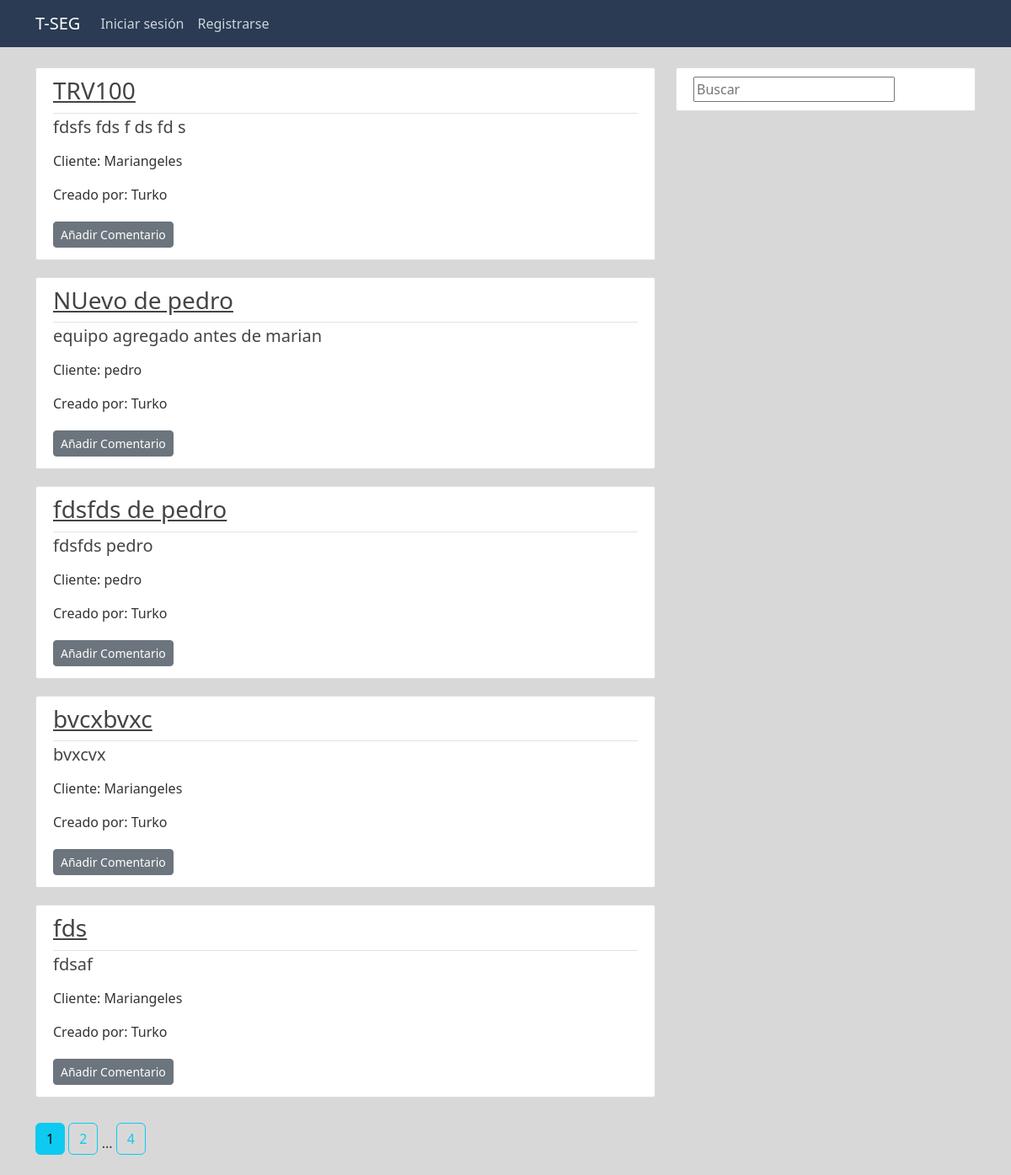
/all_equipments, run on the app's committed database.
### tseg/models.py (models this page shows, shortened)
class Equipment(db.Model):
	id = db.Column(db.Integer, primary_key=True)
	title = db.Column(db.String(150), unique=False, nullable=False)
	date_created = db.Column(db.DateTime, nullable=False, default=datetime.utcnow)
	last_modified = db.Column(db.DateTime, nullable=False, default=datetime.utcnow)
	content = db.Column(db.Text, nullable=False)
	user_id = db.Column(db.Integer, db.ForeignKey('user.id'), nullable=False)
	client_id = db.Column(db.Integer, db.ForeignKey('client.id'), nullable=True)

class Client(db.Model):
	id = db.Column(db.Integer, primary_key=True)
	client_name = db.Column(db.String(150), unique=False, nullable=False)
	business_name = db.Column(db.String(150), unique=False, nullable=False)
	contact = db.Column(db.String(250), unique=False, nullable=False)
	comments = db.Column(db.Text)
	user_id = db.Column(db.Integer, db.ForeignKey('user.id'), nullable=False)
	equipments = db.relationship('Equipment', backref='owner', lazy=True)

class User(db.Model, UserMixin):
	id = db.Column(db.Integer, primary_key=True)
	username = db.Column(db.String(30), unique=True, nullable=False)
	email = db.Column(db.String(50), unique=True, nullable=False)
	image_file = db.Column(db.String(20), nullable=False, default='default.jpg')
	password = db.Column(db.String(32), unique=True, nullable=False)
	posts = db.relationship('Post', backref='author', lazy=True) #lazy permite busqueda por esa relacion
	clients = db.relationship('Client', backref='author_cl', lazy=True)
	equipments = db.relationship('Equipment', backref='author_eq', lazy=True)

### tseg/equipments/routes.py (the view)
@equipments.route("/all_equipments")
def all_equipments(client_id=None):
	page = request.args.get('page', 1, type=int) # num pagina de mensajes
	all_equips = Equipment.query.order_by(Equipment.date_created.desc()).paginate(page=page, per_page=5)
	return render_template('all_equipments.html',
							all_equipments=all_equips,
							title='Equipos')

### tseg/templates/all_equipments.html
{% extends "layout.html" %}
{% block content %}
    {% for equipment in all_equipments.items %}
        <article class="media content-section">
          	<div class="media-body">
            	<div class="article-metadata">
                    <h3><a class="article-title" href="{{ url_for('equipments.equipment', equipment_id=equipment.id) }}">{{ equipment.title }}</a></h3>
            	</div>
            	<H5><p class="article-title" href="">{{ equipment.content }}</p></H5>
            	<p class="article-content">Cliente: {{ equipment.owner.client_name }}</p>
                <p class="article-content">Creado por: {{ equipment.author_eq.username }}</p>
                <a class="btn btn-secondary btn-sm mt-1 mb-1" href="{{ url_for('posts.new_post', parent_name='equipment', parent_id=equipment.id) }}">Añadir Comentario</a>
          </div>
      </article>
    {% endfor %}
    {% for page_num in all_equipments.iter_pages(left_edge=1, right_edge=1, left_current=1, right_current=2) %}
    {% if page_num %}
        {% if all_equipments.page == page_num %}
            <a class="btn btn-info mb-4" href="{{ url_for('equipments.all_equipments', page=page_num) }}">{{ page_num }}</a>
        {% else %}
            <a class="btn btn-outline-info mb-4" href="{{ url_for('equipments.all_equipments', page=page_num) }}">{{ page_num }}</a>
        {% endif %}
    {% else %}
        ...
    {% endif %}
    {% endfor %}
{% endblock content %}

### tseg/static/estilo.css (style rules this page uses)
body { background: #D8D8D8; color: #333333; margin-top: 5rem; }
h1, h2, h3, h4, h5, h6 { color: #444444; }
.content-section { background: #ffffff; padding: 10px 20px; border: 1px solid #dddddd; border-radius: 3px; margin-bottom: 20px; }
.article-title { color: #444444; }
.article-content { white-space: pre-line; }
.article-metadata { padding-bottom: 1px; margin-bottom: 4px; border-bottom: 1px solid #e3e3e3 }
.btn { margin-top: 10px; }

### data on the page
Equipment: title "TRV100", content "fdsfs fds f ds fd s", owner.client_name "Mariangeles", author_eq.username "Turko"
Equipment: title "NUevo de pedro", content "equipo agregado antes de marian", owner.client_name "pedro", author_eq.username "Turko"
Equipment: title "fdsfds de pedro", content "fdsfds pedro", owner.client_name "pedro", author_eq.username "Turko"
Equipment: title "bvcxbvxc", content "bvxcvx", owner.client_name "Mariangeles", author_eq.username "Turko"
Equipment: title "fds", content "fdsaf", owner.client_name "Mariangeles", author_eq.username "Turko"

### other printed values
{{ page_num }} "1"
{{ page_num }} "2" "4"
